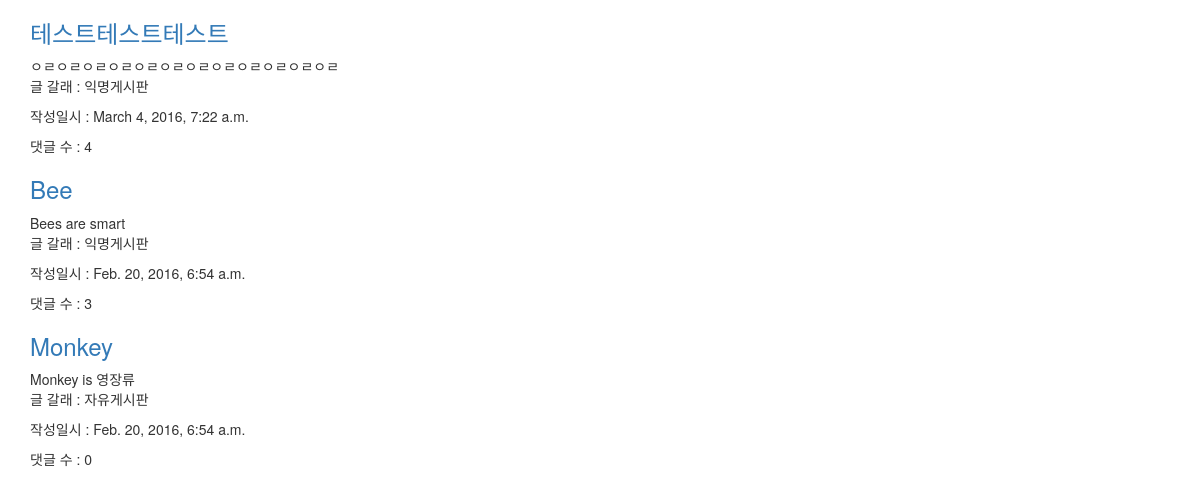
The page / on the database its author committed.
### blog/models.py (models this page shows, shortened)
class Post(models.Model):
	title = models.CharField(max_length=200)
	contents = models.TextField()
	tags = models.ManyToManyField('Tag')
	category = models.ForeignKey(Category, null = True)
	created_at = models.DateTimeField(auto_now_add = True)
	updated_at = models.DateTimeField(auto_now = True)
	is_model_field = False

class Category(models.Model):
	name = models.CharField(max_length=40)

### blog/views.py (the view)
# urls.py: url(r'^$', blog_views.list_posts, name = 'list_posts'),
def list_posts(request):
	per_page = 3
	current_page = request.GET.get('page',1)
	all_posts = Post.objects.select_related().all().order_by('-pk')
	pagi = Paginator(all_posts, per_page)
	try:
		pg = pagi.page(current_page)
	except PageNotAnInteger:
		pg = pagi.page(1)
	except EmptyPage:
		pg = []
	return render(request, 'list_posts.html', {
		'posts':pg,
		})

### blog/templates/list_posts.html (shortened to what this page needs)
{% extends 'blog_layout.html' %}
{% load bootstrap3 %}
{% block content %}
		{% for post in posts %}
		<div class = 'post_container'>
			<h3><a href="{% url 'view_post' pk=post.pk %}">{{ post.title }}</a></h3>
			<div class = 'post_content'>
				{{post.contents}}
			</div>
			<div>
				<p> 글 갈래 : {{post.category.name}}</p>
				<p> 작성일시 : {{post.created_at}}</p>
				<p> 댓글 수 : {{post.comment_set.count}} </p>
			</div>
		</div>
		{% empty %}
		<p> 글이 전혀 없습니다. </p>
		{% endfor %}
{% endblock %}

### blog/templates/blog_layout.html (shortened to what this page needs)
{% load bootstrap3 %}
<!DOCTYPE html>
<html>
	<head>
		{% bootstrap_css %}
	</head>
	<body class = "container">
		{% block content %} {% endblock %}
	</body>
</html>

### rows shown on the page
Post: title "테스트테스트테스트", contents "ㅇㄹㅇㄹㅇㄹㅇㄹㅇㄹㅇㄹㅇㄹㅇㄹㅇㄹㅇㄹㅇㄹㅇㄹ", category.name "익명게시판", created_at "March 4, 2016, 7:22 a.m.", comment_set.count "4"
Post: title "Bee", contents "Bees are smart", category.name "익명게시판", created_at "Feb. 20, 2016, 6:54 a.m.", comment_set.count "3"
Post: title "Monkey", contents "Monkey is 영장류", category.name "자유게시판", created_at "Feb. 20, 2016, 6:54 a.m.", comment_set.count "0"
